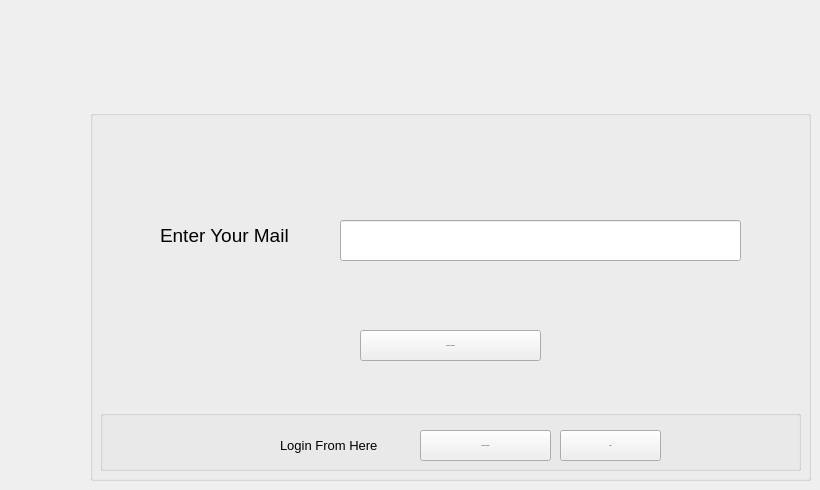
    <widget class="QWidget" name="tab_6">
     <attribute name="title">
      <string>صفحة</string>
     </attribute>
     <widget class="QGroupBox" name="groupBox_10">
      <property name="geometry">
       <rect>
        <x>90</x>
        <y>110</y>
        <width>721</width>
        <height>371</height>
       </rect>
      </property>
      <property name="font">
       <font>
        <pointsize>14</pointsize>
       </font>
      </property>
      <property name="title">
       <string/>
      </property>
      <widget class="QPushButton" name="pushButton_22">
       <property name="geometry">
        <rect>
         <x>270</x>
         <y>220</y>
         <width>181</width>
         <height>31</height>
        </rect>
       </property>
       <property name="font">
        <font>
         <pointsize>-1</pointsize>
        </font>
       </property>
       <property name="text">
        <string>Send Me On Gmail</string>
       </property>
      </widget>
      <widget class="QLabel" name="label_53">
       <property name="geometry">
        <rect>
         <x>70</x>
         <y>110</y>
         <width>151</width>
         <height>31</height>
        </rect>
       </property>
       <property name="font">
        <font>
         <pointsize>14</pointsize>
        </font>
       </property>
       <property name="text">
        <string>Enter Your Mail</string>
       </property>
      </widget>
      <widget class="QLineEdit" name="lineEdit_27">
       <property name="geometry">
        <rect>
         <x>250</x>
         <y>110</y>
         <width>401</width>
         <height>41</height>
        </rect>
       </property>
       <property name="font">
        <font>
         <pointsize>14</pointsize>
        </font>
       </property>
      </widget>
      <widget class="QGroupBox" name="groupBox_11">
       <property name="geometry">
        <rect>
         <x>10</x>
         <y>300</y>
         <width>701</width>
         <height>61</height>
        </rect>
       </property>
       <property name="title">
        <string/>
       </property>
       <widget class="QPushButton" name="pushButton_23">
        <property name="geometry">
         <rect>
          <x>320</x>
          <y>20</y>
          <width>131</width>
          <height>31</height>
         </rect>
        </property>
        <property name="font">
         <font>
          <pointsize>-1</pointsize>
         </font>
        </property>
        <property name="text">
         <string>Resend On Gmail</string>
        </property>
       </widget>
       <widget class="QLabel" name="label_54">
        <property name="geometry">
         <rect>
          <x>180</x>
          <y>20</y>
          <width>131</width>
          <height>31</height>
         </rect>
        </property>
        <property name="font">
         <font>
          <pointsize>10</pointsize>
         </font>
        </property>
        <property name="text">
         <string>Login From Here</string>
        </property>
       </widget>
       <widget class="QPushButton" name="pushButton_36">
        <property name="geometry">
         <rect>
          <x>460</x>
          <y>20</y>
          <width>101</width>
          <height>31</height>
         </rect>
        </property>
        <property name="font">
         <font>
          <pointsize>-1</pointsize>
         </font>
        </property>
        <property name="text">
         <string>Login</string>
        </property>
       </widget>
      </widget>
     </widget>
    </widget>
